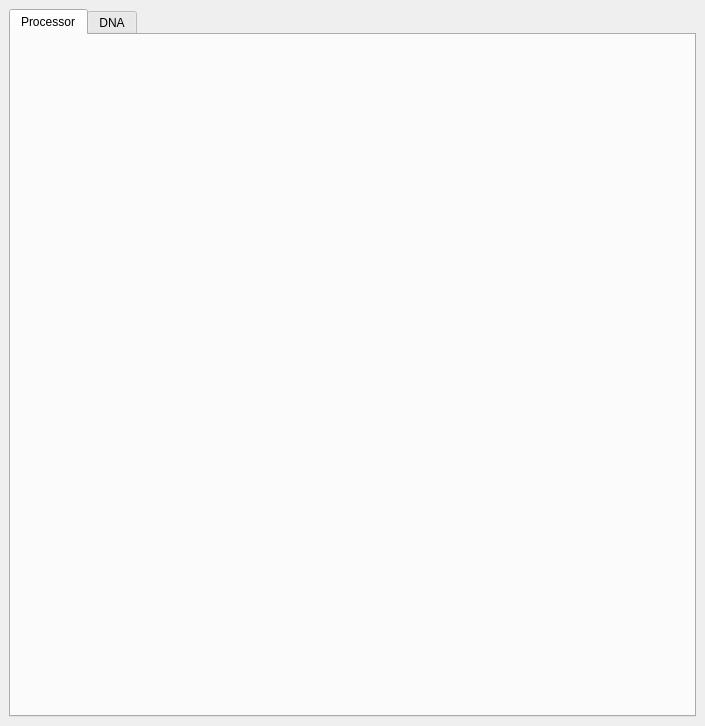
<?xml version="1.0" encoding="UTF-8"?>
<ui version="4.0">
 <class>BugEditDialogClass</class>
 <widget class="QDialog" name="BugEditDialogClass">
  <property name="geometry">
   <rect>
    <x>0</x>
    <y>0</y>
    <width>705</width>
    <height>726</height>
   </rect>
  </property>
  <property name="windowTitle">
   <string>BugEditDialog</string>
  </property>
  <layout class="QVBoxLayout">
   <property name="spacing">
    <number>6</number>
   </property>
   <property name="margin">
    <number>9</number>
   </property>
   <item>
    <widget class="QTabWidget" name="tabWidget">
     <property name="currentIndex">
      <number>0</number>
     </property>
     <widget class="QWidget" name="processorTab">
      <attribute name="title">
       <string>Processor</string>
      </attribute>
      <layout class="QVBoxLayout">
       <property name="spacing">
        <number>6</number>
       </property>
       <property name="margin">
        <number>9</number>
       </property>
       <item>
        <widget class="ProcessorPage" name="procPage" native="true"/>
       </item>
      </layout>
     </widget>
     <widget class="QWidget" name="dnaTab">
      <attribute name="title">
       <string>DNA</string>
      </attribute>
      <layout class="QVBoxLayout">
       <property name="spacing">
        <number>6</number>
       </property>
       <property name="margin">
        <number>9</number>
       </property>
       <item>
        <widget class="DNAPage" name="dnaPage" native="true"/>
       </item>
      </layout>
     </widget>
    </widget>
   </item>
  </layout>
 </widget>
 <layoutdefault spacing="6" margin="11"/>
 <customwidgets>
  <customwidget>
   <class>DNAPage</class>
   <extends>QWidget</extends>
   <header>dnapage.h</header>
  </customwidget>
  <customwidget>
   <class>ProcessorPage</class>
   <extends>QWidget</extends>
   <header>processorpage.h</header>
  </customwidget>
 </customwidgets>
 <resources/>
 <connections/>
</ui>
